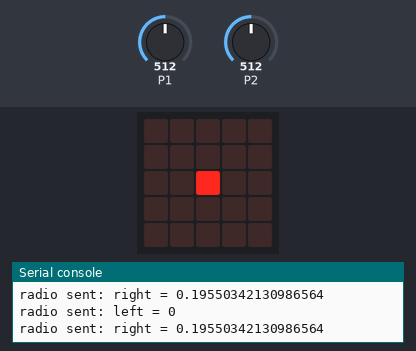
The program below on a simulated BBC micro:bit (MakeCode). Parts: the board's 5×5 LED display, the last lines printed to the serial console. The inputs (shaded band) are chosen by the test bench; at power-on: P1 = 512, P2 = 512 (analog values on the 0–1023 scale). No radio messages arrive unless stated (any console line starting 'radio sent:' is added by the test bench).

Above: at 1.2 s.
1.3 s: P1 set to 533
2.8 s: P1 set to 567
At 4.0 s:
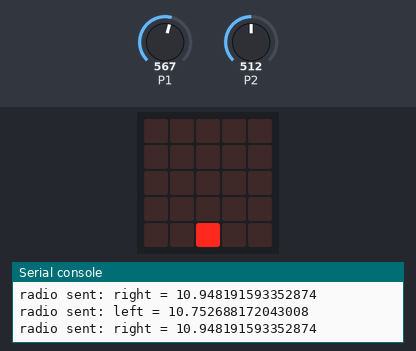
4.3 s: P2 set to 716
At 4.9 s:
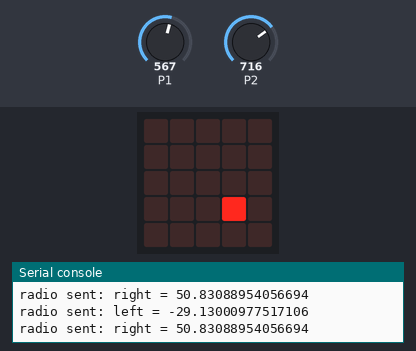
5.8 s: P2 set to 306
At 7.0 s:
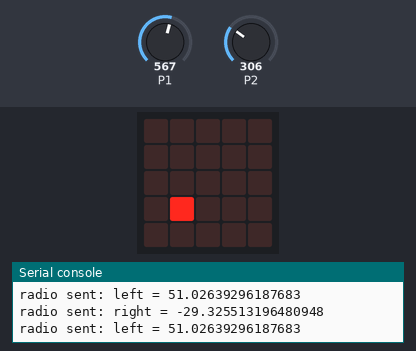
7.3 s: P1 set to 511
At 7.7 s:
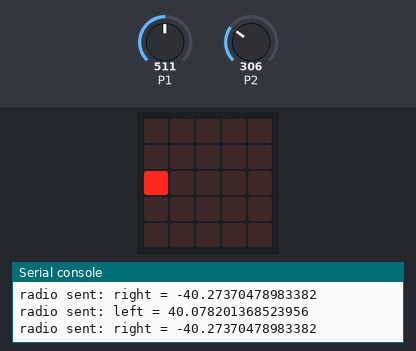
8.8 s: P2 set to 456
10.3 s: P2 set to 492
At 11.7 s:
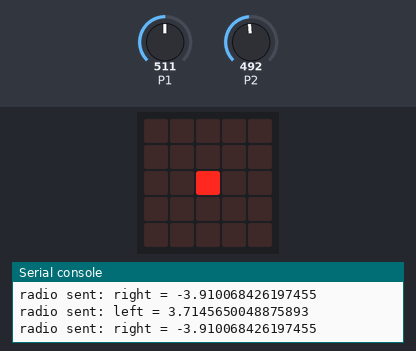
Timing chart, 0 to 12.8 s (numbered marks = the images above; inputs shaded):
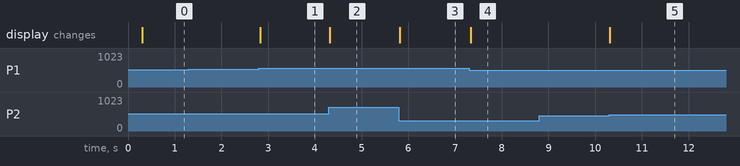

The program:

main.ts
```typescript
let speed = 0
let turn = 0
let Move = 0
let Y = 0
let X = 0
radio.setGroup(128)
let pos_0 = -1
let pos_1 = 450
let pos_2 = 512
let pos_3 = 550
let pos_4 = 1025
pins.setPull(DigitalPin.P13, PinPullMode.PullUp)
pins.setPull(DigitalPin.P14, PinPullMode.PullUp)
pins.setPull(DigitalPin.P15, PinPullMode.PullUp)
pins.setPull(DigitalPin.P16, PinPullMode.PullUp)
basic.forever(function () {
    if (X > pos_3 && X < pos_4 && (Y > pos_1 && Y < pos_3)) {
        Move = 7
    } else if (X > pos_3 && X < pos_4 && (Y > pos_3 && Y < pos_4)) {
        Move = 6
    } else if (X > pos_1 && X < pos_3 && (Y > pos_3 && Y < pos_4)) {
        Move = 5
    } else if (X > pos_0 && X < pos_1 && (Y > pos_3 && Y < pos_4)) {
        Move = 4
    } else if (X > pos_0 && X < pos_1 && (Y > pos_1 && Y < pos_3)) {
        Move = 3
    } else if (X > pos_0 && X < pos_1 && (Y > pos_0 && Y < pos_1)) {
        Move = 2
    } else if (X > pos_1 && X < pos_3 && (Y > pos_0 && Y < pos_1)) {
        Move = 1
    } else if (X > pos_3 && X < pos_4 && (Y > pos_0 && Y < pos_1)) {
        Move = 8
    } else {
        Move = 0
    }
})
basic.forever(function () {
    X = 1024 - pins.analogReadPin(AnalogPin.P2)
    Y = pins.analogReadPin(AnalogPin.P1)
    turn = Math.map(1024 - X, 0, 1023, -100, 100)
    speed = Math.map(Y, 0, 1023, -100, 100)
    radio.sendValue("left", Math.constrain(speed - turn, -100, 100))
    radio.sendValue("right", Math.constrain(speed + turn, -100, 100))
})
basic.forever(function () {
    basic.clearScreen()
    if (Move == 0) {
        led.plot(2, 2)
    } else if (Move == 1) {
        led.plot(2, 0)
    } else if (Move == 2) {
        led.plot(3, 1)
    } else if (Move == 3) {
        led.plot(4, 2)
    } else if (Move == 4) {
        led.plot(3, 3)
    } else if (Move == 5) {
        led.plot(2, 4)
    } else if (Move == 6) {
        led.plot(1, 3)
    } else if (Move == 7) {
        led.plot(0, 2)
    } else if (Move == 8) {
        led.plot(1, 1)
    } else if (pins.digitalReadPin(DigitalPin.P13) == 0) {
        radio.sendValue("button", 1)
        basic.showLeds(`
            # . . . .
            # # . . .
            # # # . .
            # # . . .
            # . . . .
            `)
    } else if (pins.digitalReadPin(DigitalPin.P14) == 0) {
        radio.sendValue("button", 2)
        basic.showLeds(`
            # # # # #
            . # # # .
            . . # . .
            . . . . .
            . . . . .
            `)
    } else if (pins.digitalReadPin(DigitalPin.P15) == 0) {
        radio.sendValue("button", 3)
        basic.showLeds(`
            . . . . #
            . . . # #
            . . # # #
            . . . # #
            . . . . #
            `)
    } else if (pins.digitalReadPin(DigitalPin.P16) == 0) {
        radio.sendValue("button", 4)
        basic.showLeds(`
            . . . . .
            . . . . .
            . . # . .
            . # # # .
            # # # # #
            `)
    } else {
        led.plot(2, 2)
    }
    basic.pause(10)
})
```

test.ts
```typescript
// Tady jsou testy. Při použití tohoto balíčku jako rozšíření nebude zkompilováno.
```

Measured:
- the behaviour switches between 550 and 551 on P1 (found by bisection; images 0 and 1)
- the behaviour switches between 473 and 474 on P2 (found by bisection; images 4 and 5)
- after the input at 2.8 s, the display: changes at once (image 1)
- after the input at 4.3 s, the display: changes at once (image 2)
- after the input at 5.8 s, the display: changes at once (image 3)
- after the input at 7.3 s, the display: changes at once (image 4)
- after the input at 10.3 s, the display: changes at once (image 5)
